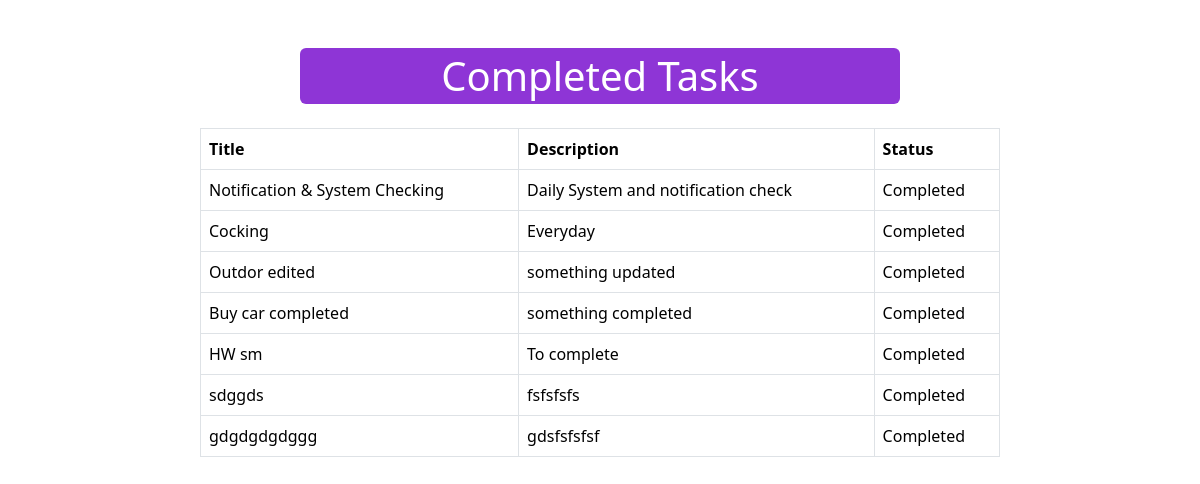
/completed_tasks/, run on the app's committed database.
### task/models.py (models this page shows, shortened)
class TaskModel(models.Model):
    taskTitle = models.CharField(max_length=200)
    taskDescription = models.TextField()
    is_completed = models.BooleanField(default=False)

### task/views.py (the view)
# urls.py: path('completed_tasks/', views.completed_tasks, name='completed_tasks'),
def completed_tasks(request):
    completed_tasks = TaskModel.objects.filter(is_completed=True)
    return render(request, 'completed_tasks.html', {'completed_tasks': completed_tasks})

### task/templates/completed_tasks.html (shortened to what this page needs)
{% extends "base.html" %}
{% block content %}
    <div style="background-color: rgb(142, 53, 214);" class="mt-5 rounded w-75 m-auto">
        <h1 class="text-center text-white p-1 mb-4">Completed Tasks</h1>
    </div>
    <table class="table table-bordered">
        <thead>
            <tr>
                <th scope="col">Title</th>
                <th scope="col">Description</th>
                <th scope="col">Status</th>
            </tr>
        </thead>
        <tbody>
            {% for task in completed_tasks %}
            <tr>
                <td>{{ task.taskTitle }}</td>
                <td>{{ task.taskDescription }}</td>
                <td>
                    {% if task.is_completed == True %}
                    Completed
                    {% endif %}
                </td>
            </tr>
            {% endfor %}
        </tbody>
    </table>
{% endblock content %}

### task/templates/base.html (shortened to what this page needs)
<!DOCTYPE html>
<html lang="en">
<head>
    <link href="https://cdn.jsdelivr.net/npm/bootstrap@5.3.2/dist/css/bootstrap.min.css" rel="stylesheet"
>
</head>
<body>
    <div class="container">
        <div style="max-width: 800px; margin: auto;">
            {% block content %}
            {% endblock content %}
        </div>
    </div>
</body>
</html>

### data on the page
TaskModel: taskTitle "Notification & System Checking", taskDescription "Daily System and notification check", is_completed "Completed"
TaskModel: taskTitle "Cocking", taskDescription "Everyday", is_completed "Completed"
TaskModel: taskTitle "Outdor edited", taskDescription "something updated", is_completed "Completed"
TaskModel: taskTitle "Buy car completed", taskDescription "something completed", is_completed "Completed"
TaskModel: taskTitle "HW sm", taskDescription "To complete", is_completed "Completed"
TaskModel: taskTitle "sdggds", taskDescription "fsfsfsfs", is_completed "Completed"
TaskModel: taskTitle "gdgdgdgdggg", taskDescription "gdsfsfsfsf", is_completed "Completed"
